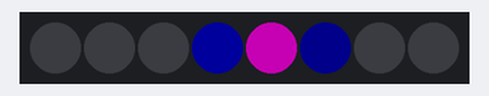
A program run on a simulated CircuitPython board. On the bench: 8 RGB LEDs in strip order, left to right. Dim RGB values are drawn brighter than linear; random numbers come from a fixed seed.

Above: at 6.14 s.
At 12.07 s:
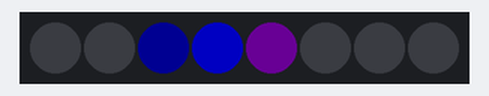
At 18.42 s:
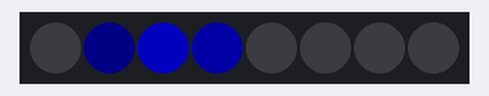
At 27.98 s:
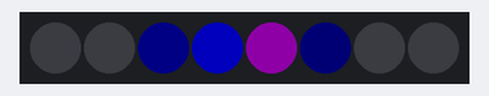
At 30.06 s:
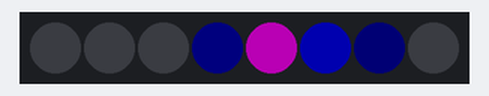
At 39.5 s:
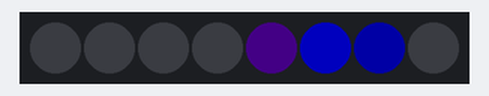
Timing chart, 0 to 40.0 s (numbered marks = the images above):
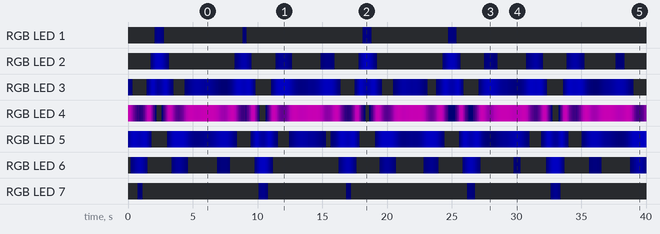

The program:

8_ondaEsempioRosso.py
```python
import board
import neopixel
import time
import math
import random

NUM_LED = 8
pixels = neopixel.NeoPixel(
    board.D9,
    NUM_LED,
    brightness=0.5,
    auto_write=False
)

# --- parametri base ---
centro = 4
fase = 0.0
delta_fase = 0.1

blu_attuale = [0] * NUM_LED
rosso_centro = 0
smorzamento = 0.8

# --- mare ---
energia = 1.0
energia_min = 0.1
energia_max = 2.0
direzione_energia = 1

while True:

    # variazione lenta dell'energia del mare
    energia = energia + direzione_energia * random.uniform(0.0, 0.05)

    if energia > energia_max:
        energia = energia_max
        direzione_energia = -1
    if energia < energia_min:
        energia = energia_min
        direzione_energia = 1

    # posizione onda
    posizione = centro + energia * math.sin(fase)

    for i in range(NUM_LED):
        distanza = abs(i - posizione)

        intensita = math.exp(- (distanza ** 2) * 1.5)
        blu_target = int(180 * intensita)

        blu_attuale[i] = blu_attuale[i] + (blu_target - blu_attuale[i]) * smorzamento
        pixels[i] = (0, 0, int(blu_attuale[i]))

    # --- centro rosso come riferimento ---
    distanza_centro = abs(posizione - centro)

    rosso_target = int(200 * math.exp(- (distanza_centro ** 2) * 2.0))
    rosso_centro = rosso_centro + (rosso_target - rosso_centro) * smorzamento

    # il rosso si sovrappone al blu
    pixels[centro] = (
        int(rosso_centro),
        0,
        int(blu_attuale[centro])
    )

    pixels.show()

    fase = fase + delta_fase
    time.sleep(0.05)
```
